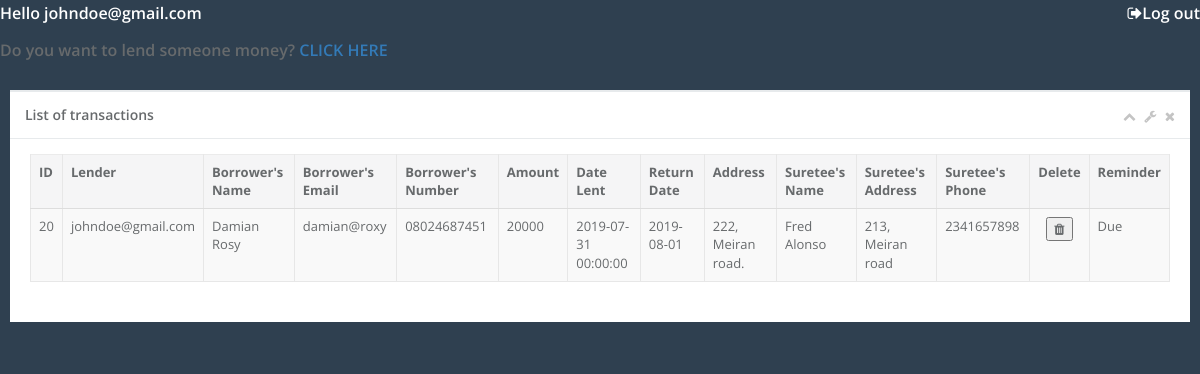
Screenshot of /dashboard.php (signed in) with the database file from the repository.
### tables this page shows
CREATE TABLE `gbesetable` (
  `id` int(255) NOT NULL auto_increment,
  `lender` varchar(255) NOT NULL,
  `g_name` varchar(255) NOT NULL,
  `g_email` varchar(255) NOT NULL,
  `g_phone` varchar(255) NOT NULL,
  `g_amount` int(255) NOT NULL,
  `g_date` timestamp NOT NULL default CURRENT_TIMESTAMP on update CURRENT_TIMESTAMP,
  `g_returnDate` date NOT NULL,
  `address` varchar(255) NOT NULL,
  `suretee_name` varchar(255) NOT NULL,
  `suretee_address` varchar(255) NOT NULL,
  `suretee_phone` varchar(255) NOT NULL,
  PRIMARY KEY  (`id`)
);

### dashboard.php (the view, shortened to what this page needs)
<?php
	require ('session.php');
	if(isset( $_SESSION['login_user'])){
		$id = $_SESSION['login_user'];
?>
<!DOCTYPE html>
<html>
<head>
  <link rel="stylesheet" type="text/css" href="lend.css">
    <link href="css/bootstrap.min.css" rel="stylesheet">
    <link href="css/font-awesome/css/font-awesome.css" rel="stylesheet">
    <link href="css/animate.css" rel="stylesheet">
    <link href="css/style.css" rel="stylesheet">
</head>
<body>
    <div style="float: left;">
      <h3 style="color: white;">Hello <?php echo $id; ?></h3>
    </div>
    <div style="float: right;">
      <h3><a href="logout.php" style="color: white;"><i class="fa fa-sign-out"></i>Log out</a></h3>
    </div>
    <div>
      <br><br>
      <h3>Do you want to lend someone money? <a href="lend.php">CLICK HERE</a></h3>
    </div>
    <div class="wrapper wrapper-content animated fadeInRight">
            <div class="row">
                <div class="col-lg-12">
                    <div class="ibox float-e-margins">
                        <div class="ibox-title">
                            <h5>List of transactions</h5>
                            <div class="ibox-tools">
                                <a class="collapse-link">
                                    <i class="fa fa-chevron-up"></i>
                                </a>
                                <a class="dropdown-toggle" data-toggle="dropdown" href="#">
                                    <i class="fa fa-wrench"></i>
                                </a>
                                <a class="close-link">
                                    <i class="fa fa-times"></i>
                                </a>
                            </div>
                        </div>
                        <div class="ibox-content">
  	<table class="table table-striped table-bordered table-hover dataTables-example" >
      <thead>
          <tr>
              <th>ID</th>
              <th>Lender</th>
              <th>Borrower's Name</th>
              <th>Borrower's Email</th>
              <th>Borrower's Number</th>
              <th>Amount</th>
              <th>Date Lent</th>
              <th>Return Date</th>
              <th>Address</th>
              <th>Suretee's Name</th>
              <th>Suretee's Address</th>
              <th>Suretee's Phone</th>
              <th>Delete</th>
              <th>Reminder</th>
          </tr>
     </thead>
      <tbody>
      	<?php
              $getList = "SELECT * FROM gbesetable where lender = '$id'";
              $result = mysqli_query($conn,$getList);
              $counts = mysqli_num_rows($result);
              if($counts > 0){
                  while($row = $result->fetch_assoc()) {
          ?>
              <tr>
                 <td><?php echo $row['id']?></td>
                 <td><?php echo $row['lender']?></td>
                 <td><?php echo $row['g_name']?></td>
                 <td><?php echo $row['g_email']?></td>
                 <td><?php echo $row['g_phone']?></td>
                 <td><?php echo $row['g_amount']?></td>
                 <td><?php echo $row['g_date'];?></td>
                 <td><?php echo $row['g_returnDate']?></td>
                 <td><?php echo $row['address']?></td>
                 <td><?php echo $row['suretee_name']?></td>
                 <td><?php echo $row['suretee_address']?></td>
                 <td><?php echo $row['suretee_phone']?></td>
                 <td><center><button onclick="deleteME(<?php echo $row['id']; ?>)"><i class="fa fa-trash"></i></button></center></td>
                 <td><?php
                 	$returnDate = strtotime($row['g_returnDate']);
                 	$today = strtotime(date("Y-m-d"));
                 	if ($returnDate > $today) {
                 		$remainder = $returnDate - $today;
                 		$rem = date('j',$remainder);
                    $years = floor($rem/ (365*60*60*24));
                    $months = floor(($rem - $years * 365*60*60*24) / (30*60*60*24));
                 		printf("%d years, %d months, %d days\n", $years, $months, $rem);
                 	} else {
                 		echo "Due";
                 	}
                  ?></td>
              </tr>
          <?php
          }
          }else{
              echo "No data";
          }
          ?>
              </tbody>
      </table>
  </div>
</body>
</html>
<?php
}
?>

### lend.css (style rules this page uses)
body { background-color: white; color: white; }

### rows the page displays
gbesetable: id "20", lender "johndoe@gmail.com", g_name "Damian Rosy", g_email "damian@roxy", g_phone "08024687451", g_amount "20000", g_date "2019-07-31 00:00:00", g_returnDate "2019-08-01", address "222, Meiran road.", suretee_name "Fred Alonso", suretee_address "213, Meiran road", suretee_phone "2341657898", shows "Due"

### other values shown
$id "johndoe@gmail.com"
